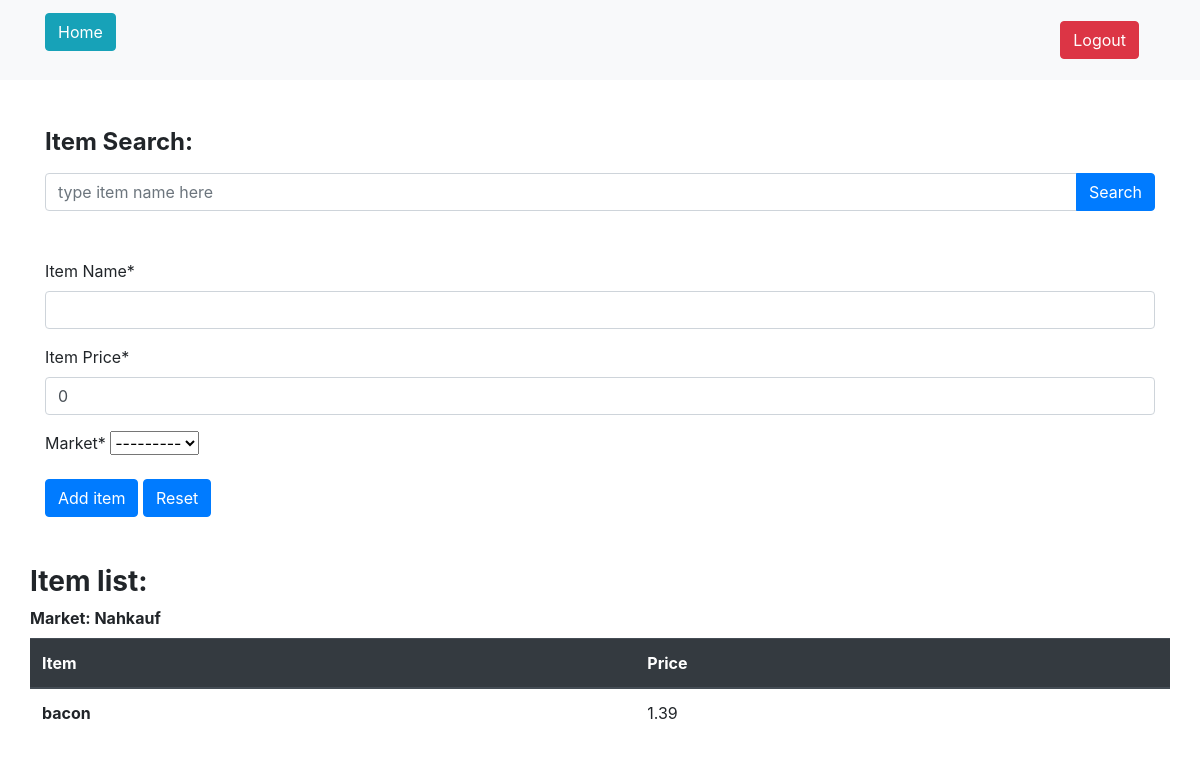
/createItem (signed in), run on an earlier commit of the app's database.
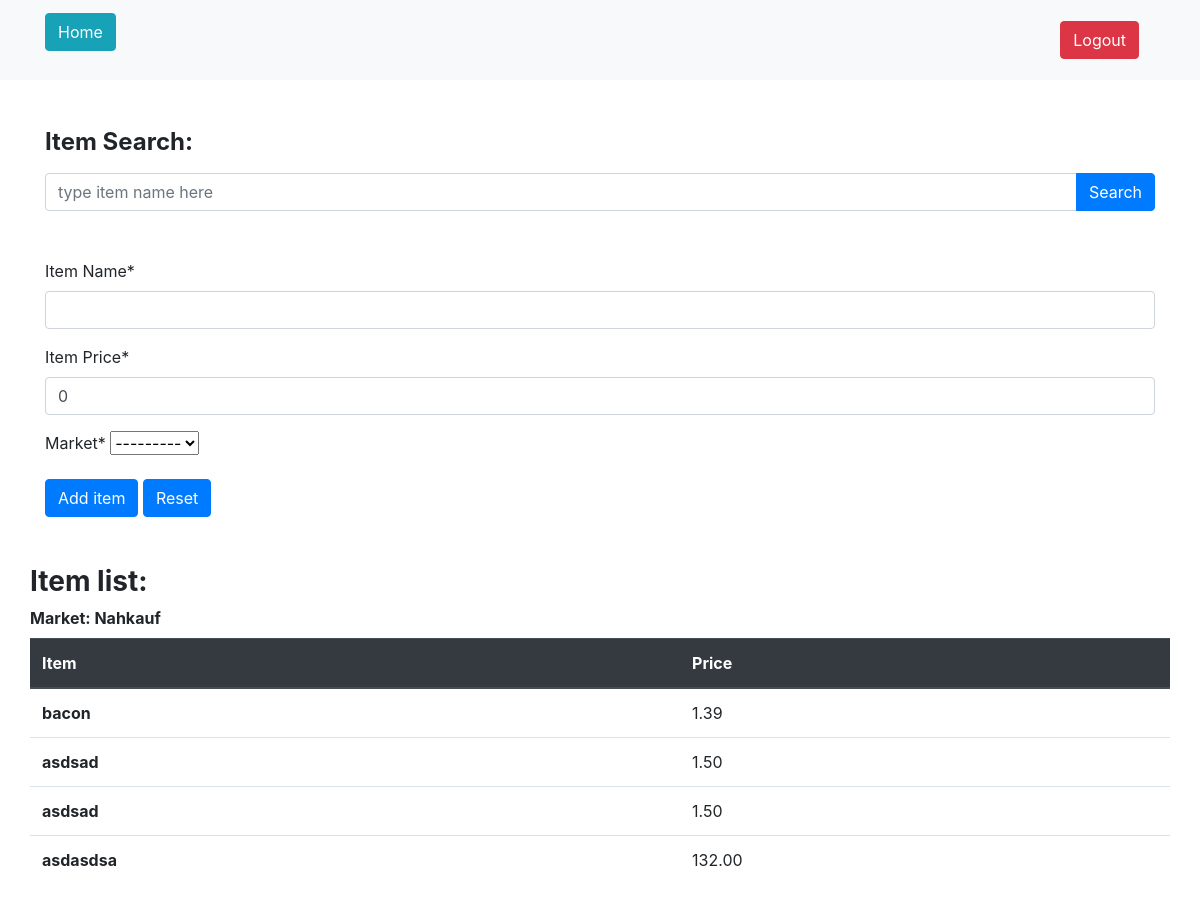
And on a later commit of the database.
### calculator/models.py (models this page shows, shortened)
class MarketCreatedModel(models.Model):
    name = models.CharField(max_length=100, null=True)
    distance = models.IntegerField(null=True)
    favorite = models.BooleanField(null=True)
    user_id = models.ForeignKey(User, null=True, on_delete=models.CASCADE)
    def __str__(self):
        return f'{self.name.title()}'

class ItemCreatedModel(models.Model):
    name = models.CharField(max_length=100, null=True)
    price = models.FloatField(null=True)
    market_id = models.ForeignKey(MarketCreatedModel, on_delete=models.CASCADE)

### calculator/views.py (the view)
# urls.py: path('createItem' , views.createItemPageView, name='create_item'),
@login_required
def createItemPageView(request):
    if request.method == 'POST':
        form = createNewItemForm(request.user, request.POST)
        form.fields['market_id'].queryset = MarketCreatedModel.objects.filter(user_id=request.user.id)
        if form.is_valid():
            item = form.save(commit=False)
            item.user_id = request.user.id
            item.save()
            messages.success(request, f'Item created!')
            return redirect('create_item')
    else:
        form = createNewItemForm(request.user, initial={'price': 0})
    list_of_markets = MarketCreatedModel.objects.filter(user_id=request.user.id)
    list_of_items = ItemCreatedModel.objects.filter(market_id=list_of_markets[0].id)
    context = {
        'form': form,
        'list_of_markets': list_of_markets,
        'list_of_items': list_of_items,
        }
    return render(request, 'itemCreation.html', context=context)

### calculator/forms.py
class createNewItemForm(forms.ModelForm):
    class Meta:
        model = ItemCreatedModel
        fields = ('name', 'price', 'market_id')
        labels = {
            'name': 'Item Name',
            'price': 'Item Price',
            'market_id': 'Market',
        }
    def __init__(self, user, *args, **kwargs):
        super(createNewItemForm, self).__init__(*args, **kwargs)
        self.fields['market_id'].queryset = MarketCreatedModel.objects.filter(user_id=user.id)
        self.fields['price'].widget.attrs['min'] = 0

### calculator/templates/itemCreation.html (shortened to what this page needs)
{% extends "base.html" %}
{% load crispy_forms_tags %}
{% block content %}
    <div class="container mt-5">
        <label for="itemSearch"><h4><strong>Item Search:</strong></h4></label>
        <div class="input-group">
            <input type="text" class="form-control" placeholder="type item name here" aria-label="Item name to be searched on Item database" aria-describedby="button-addon4">
            <div class="input-group-append" id="button-addon4">
                <button class="btn btn-primary" type="button">Search</button>
            </div>
        </div>
    </div>
    <div class="container mt-5">
        <form method='POST'>
            {{ form|crispy }}
            <button class="btn btn-primary" type="submit" name='saveItem'>Add item</button>
            <button class="btn btn-primary" type="submit" name='resetItem'>Reset</button>
        </form>
    </div>
    <div class="container mt-5">
      <div class="row"><h3><strong>Item list:</strong></h3></label></div>
      <div class='row'>
        {% for market in list_of_markets %}
        <table class="table">
            {% if not forloop.counter|divisibleby:2 %}
            <thead class="thead-dark">
              <label for="itemListMarket"><strong>Market: {{ market.name|title }}</strong></label>
              <tr>
                <th scope="col">Item</th>
                <th scope="col">Price</th>
              </tr>
            </thead>
            <tbody>
              {% for item in list_of_items%}
              <tr>
                <th scope="row">{{item.name}}</th>
                <td>{{item.price|floatformat:2}}</td>
              </tr>
              {% endfor %}
            </tbody>
          </table>
          {% endif %}
          {% endfor %}
          </div>
          {% endblock content %}

What changed in the data, as far as the page shows it:
added ItemCreatedModel: name "asdsad", price "1.50"
added ItemCreatedModel: name "asdsad", price "1.50"
added ItemCreatedModel: name "asdasdsa", price "132.00"
